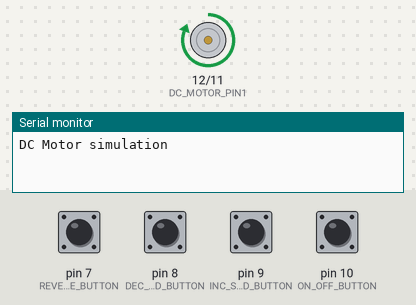
Bench run of a sketch on a simulated Arduino Uno, built with avr-gcc and run on an emulated ATmega328P. On the bench: motor-driver pin pairs drawn as motors (green arrow = first pin HIGH = forward, orange = second pin HIGH = backward, longer = more drive), the last lines printed to the serial monitor. The test bench sets the inputs (shaded band); at power-on: pin 7 (REVERSE_BUTTON), pin 8 (DEC_SPEED_BUTTON), pin 9 (INC_SPEED_BUTTON), pin 10 (ON_OFF_BUTTON) HIGH.

Above: at 1.2 s.
1.3 s: pin 8 (DEC_SPEED_BUTTON) pulled LOW for 0.15 s
At 2.7 s:
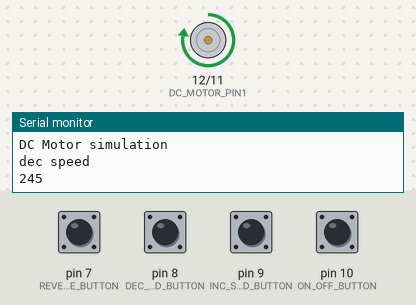
3.0 s: pin 7 (REVERSE_BUTTON) pulled LOW for 1 s
At 4.8 s:
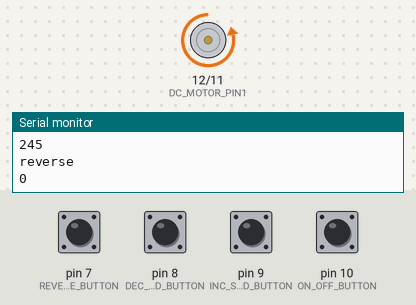
5.5 s: pin 9 (INC_SPEED_BUTTON) pulled LOW for 0.15 s
At 6.4 s:
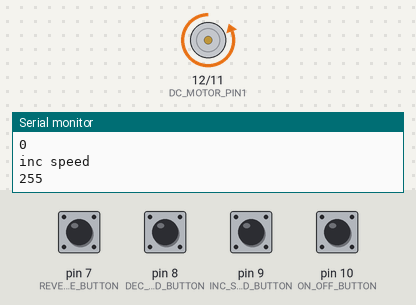
7.1 s: pin 10 (ON_OFF_BUTTON) pulled LOW for 0.15 s
At 8.3 s:
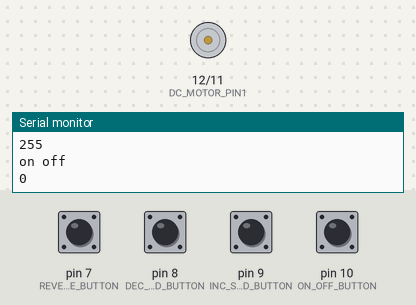
8.7 s: pin 10 (ON_OFF_BUTTON) pulled LOW for 1 s
At 10.8 s:
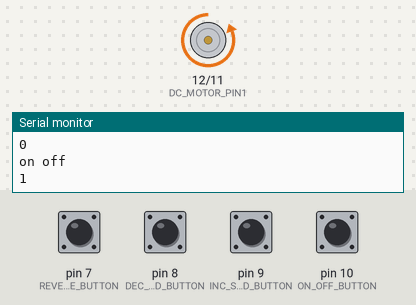
11.2 s: pin 7 (REVERSE_BUTTON) pulled LOW for 0.15 s
At 12.7 s:
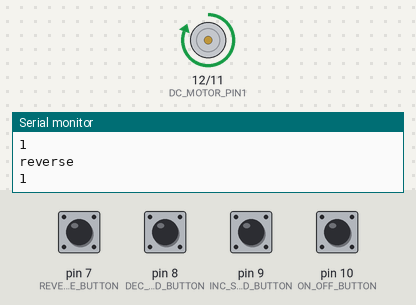
Timing chart, 0 to 13.8 s (numbered marks = the images above; inputs shaded):
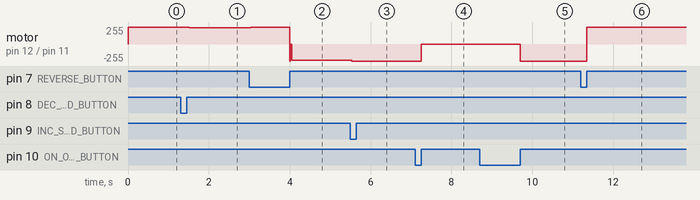

Measured:
- after the input at 1.3 s, motor on pin 12 (DC_MOTOR_PIN1) / pin 11 (DC_MOTOR_PIN2): forward 255/255 → forward 244/255 after 0.22 s
- after the input at 3.0 s, motor on pin 12 (DC_MOTOR_PIN1) / pin 11 (DC_MOTOR_PIN2): forward 244/255 → forward 255/255 at once, → backward 247/255 0.96 s later
- after the input at 5.5 s, motor on pin 12 (DC_MOTOR_PIN1) / pin 11 (DC_MOTOR_PIN2): backward 247/255 → backward 255/255 at once
- after the input at 7.1 s, motor on pin 12 (DC_MOTOR_PIN1) / pin 11 (DC_MOTOR_PIN2): backward 255/255 → stopped after 0.15 s
- after the input at 8.7 s, motor on pin 12 (DC_MOTOR_PIN1) / pin 11 (DC_MOTOR_PIN2): stopped → backward 255/255 after 1.0 s
- after the input at 11.2 s, motor on pin 12 (DC_MOTOR_PIN1) / pin 11 (DC_MOTOR_PIN2): backward 255/255 → forward 255/255 after 0.15 s

The sketch:

DC_arduino.ino
```cpp
#define DC_MOTOR_PIN1 12
#define DC_MOTOR_PIN2 11
#define ON_OFF_BUTTON 10
#define INC_SPEED_BUTTON 9
#define DEC_SPEED_BUTTON 8
#define REVERSE_BUTTON 7
#define MAX_SPEED 255
#define MIN_SPEED 0
int motorSpeed;
int cnt;
bool motorOn;
bool clockwise;

void setup() {
  motorSpeed = MAX_SPEED;
  motorOn = true;
  clockwise = true;
  cnt = 0;
  pinMode (DC_MOTOR_PIN1, OUTPUT);
  pinMode (DC_MOTOR_PIN2, OUTPUT);
  pinMode (ON_OFF_BUTTON, INPUT_PULLUP);
  pinMode (INC_SPEED_BUTTON, INPUT_PULLUP);
  pinMode (DEC_SPEED_BUTTON, INPUT_PULLUP);
  pinMode (REVERSE_BUTTON, INPUT_PULLUP);
  Serial.begin(9600);
  Serial.println("DC Motor simulation");
}

void loop() {
  cnt = (cnt + 1) % MAX_SPEED;

  if (digitalRead(ON_OFF_BUTTON) == LOW) {
    Serial.println("on off");
    while (digitalRead(ON_OFF_BUTTON) == LOW);
    motorOn = !motorOn;
    Serial.println(motorOn);
  }

   if (digitalRead(INC_SPEED_BUTTON) == LOW) {
    Serial.println("inc speed");
    while (digitalRead(INC_SPEED_BUTTON) == LOW);
    motorSpeed = (motorSpeed < MAX_SPEED - 10) ?
    (motorSpeed + 10) : MAX_SPEED;
    Serial.println(motorSpeed);
  }

  if (digitalRead(DEC_SPEED_BUTTON) == LOW) {
    Serial.println("dec speed");
    while (digitalRead(DEC_SPEED_BUTTON) == LOW);
    motorSpeed = (motorSpeed > MIN_SPEED + 10) ?
    (motorSpeed - 10) : MIN_SPEED;
    Serial.println(motorSpeed);
  }

  if (digitalRead(REVERSE_BUTTON) == LOW) {
    Serial.println("reverse");
    while (digitalRead(REVERSE_BUTTON) == LOW);
    clockwise = !clockwise;
    Serial.println(clockwise);
  }

  if (motorOn && (cnt < motorSpeed)) {
    if (clockwise){
      digitalWrite(DC_MOTOR_PIN1, HIGH);
      digitalWrite(DC_MOTOR_PIN2, LOW);
    } else {
      digitalWrite(DC_MOTOR_PIN1, LOW);
      digitalWrite(DC_MOTOR_PIN2, HIGH);
    }
  } else {
    digitalWrite(DC_MOTOR_PIN1, LOW);
    digitalWrite(DC_MOTOR_PIN2, LOW);
  }
}
```
